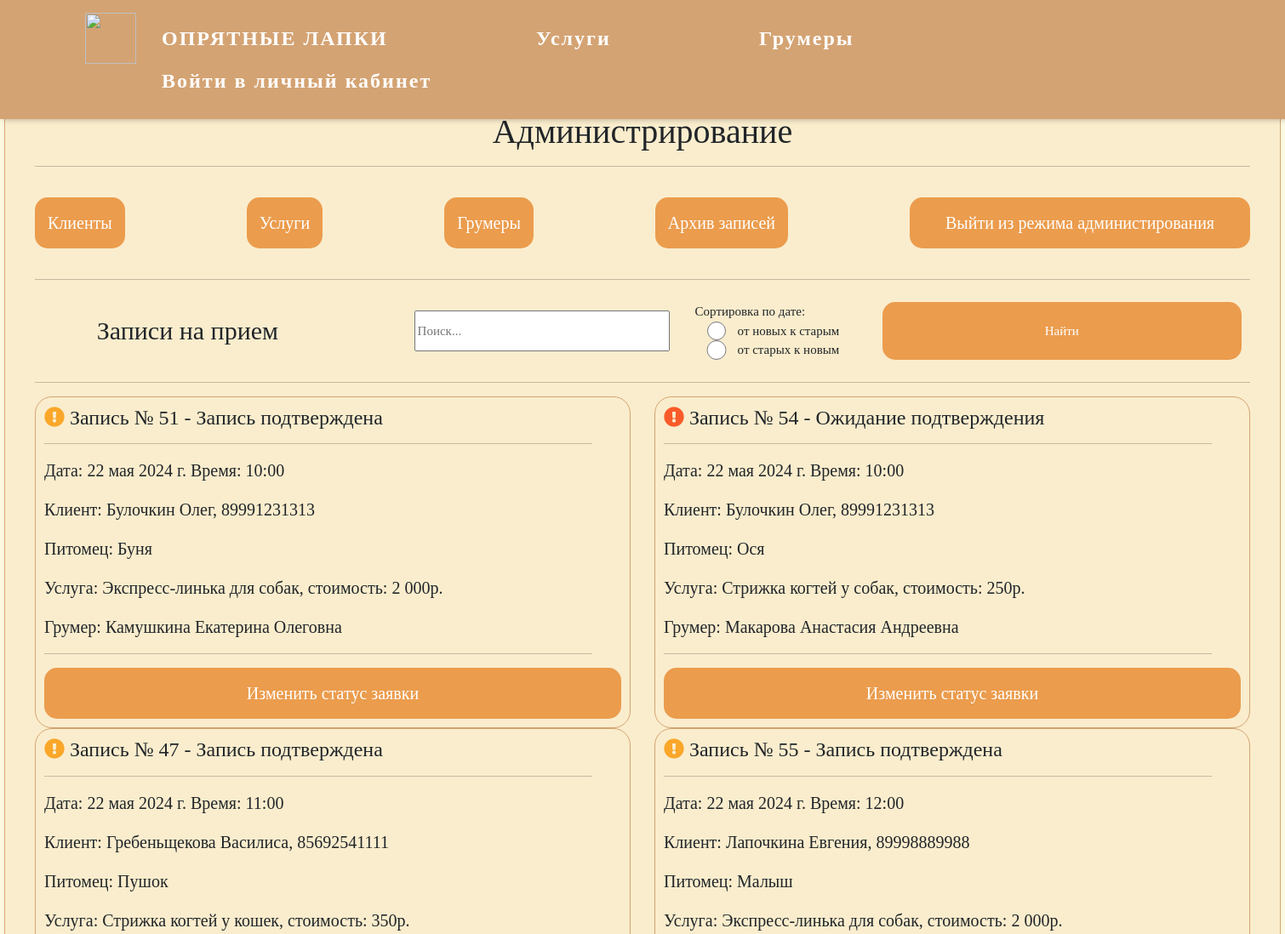
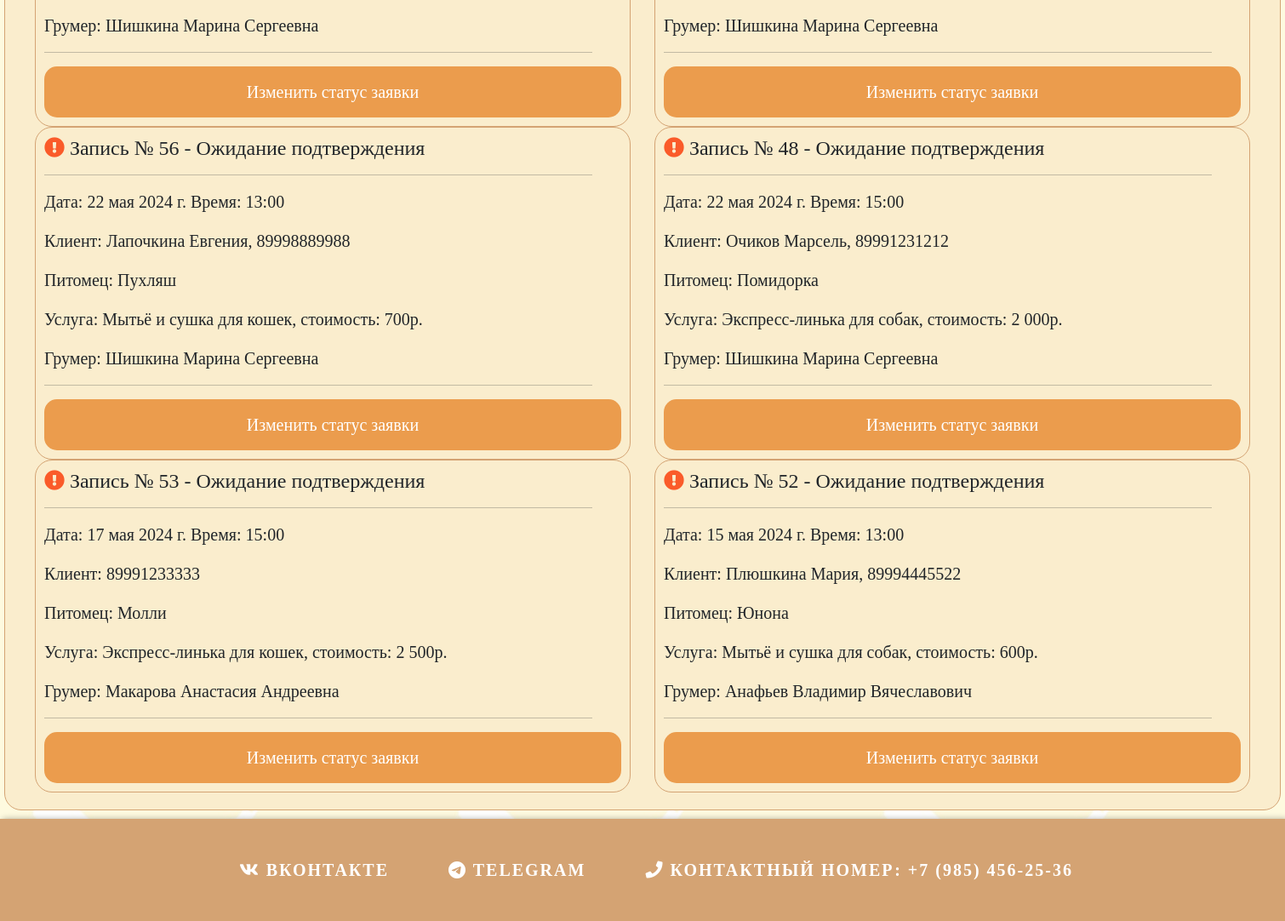
Page /administration on the committed database (2 pictures, top to bottom).
### Salon/models.py (models this page shows, shortened)
class Record(models.Model):
    pet_user = models.ForeignKey(PetAndUser, default="1", on_delete=models.CASCADE)
    master = models.ForeignKey(Employee, default="1", on_delete=models.CASCADE)
    time = models.CharField(max_length=50, choices=CHOISE_TIME)
    date = models.DateField()
    service = models.ForeignKey(Service, default="1", on_delete=models.CASCADE)
    status = models.CharField(max_length=50, choices=STATUS_CHOISE)
    class Meta:
        verbose_name = "Запись"
        verbose_name_plural = "Записи"

class PetAndUser(models.Model):
    pet = models.ForeignKey(Pet, default="1", related_name="pet", on_delete=models.CASCADE)
    user = models.ForeignKey(CustomUser, default="1", related_name="user", on_delete=models.CASCADE)
    class Meta:
        verbose_name = "Клиент и питомец"
        verbose_name_plural = "Клиенты и питомцы"

class Pet(models.Model):
    name = models.CharField(max_length=50)
    race = models.ForeignKey(Race, on_delete=models.CASCADE)
    age = models.PositiveIntegerField()
    type = models.ForeignKey(TypeAnimal, on_delete=models.CASCADE)
    photo = models.ImageField(default="", blank=True, upload_to="pets")
    class Meta:
        verbose_name = "Питомец"
        verbose_name_plural = "Питомцы"

class Service(models.Model):
    name = models.CharField(max_length=100)
    price = models.PositiveIntegerField()
    description = models.TextField(max_length=1000)
    type = models.ForeignKey(TypeAnimal, on_delete=models.CASCADE)
    class Meta:
        verbose_name = "Услуга"
        verbose_name_plural = "Услуги"

class Employee(models.Model):
    fam = models.CharField(max_length=50)
    name = models.CharField(max_length=50)
    otch = models.CharField(max_length=50)
    exp = models.CharField(max_length=50)
    photo = models.ImageField(default="", blank=True, upload_to="groomers")
    about = models.TextField(default="", blank=True, max_length=1000)
    class Meta:
        verbose_name = "Грумер"
        verbose_name_plural = "Грумеры"

### Users/models.py (models this page shows, shortened)
class CustomUser(AbstractUser):
    surname = models.CharField(max_length=100, verbose_name="Фамилия")
    name = models.CharField(max_length=100, verbose_name="Имя")
    phone_number = models.CharField(max_length=100, verbose_name="Номер телефона", unique=True)
    USERNAME_FIELD = 'phone_number'
    REQUIRED_FIELDS = ['username']

### Salon/views.py (the view, shortened to what this page needs)
# urls.py: path('administration', views.administration, name="administration"),
def administration(request):
    records = Record.objects.all().exclude(status=3).order_by("-date", "time")
    query = request.GET.get('search')
    date = request.GET.get('date')
    return render(request, 'Salon/Administration.html', {'records': records})

### Salon/templates/Salon/Administration.html (shortened to what this page needs)
{% extends 'Salon/Layout.html' %}
{% load static %}
{% load humanize %}
{% block content %}
<div class="profile-main">
    <h1 style="text-align:center;">Администрирование</h1>
    <hr color="#de8b37" size="1px" width="100%"/>
        <div class="admin-btn">
            <a href="{% url 'admin_clients' %}"><button class="btn-reg_log">Клиенты</button></a>
            <a href="{% url 'admin_services' %}"><button class="btn-reg_log">Услуги</button></a>
            <a href="{% url 'admin_groomers' %}"><button class="btn-reg_log">Грумеры</button></a>
            <a href="{% url 'archive_admin' %}"><button class="btn-reg_log">Архив записей</button></a>
            <form action="{% url 'logout' %}" method="post">
            <button type="submit" class="btn-reg_log" style="margin:20px 0 0 0; width:400px;">Выйти из режима администирования</button>
            </form>
        </div>
    <hr color="#de8b37" size="1px" width="100%"/>
    <div class="head-adm">
        <div class="search-rec-adm">
            <form action="{% url 'administration' %}" method="get" class="search-rec-adm-input">
                <h1 class="name-service-part" style="width: 300px; font-size:30px; margin:auto;">Записи на прием</h1>
                <input name="search" type="text" placeholder="Поиск..." style="width: 300px; margin:10px">
                <div style="width: 200px; margin: auto 20;">
                    Сортировка по дате:
                        <label class="radio-btn" for="inc"><input id="inc" value="increasing" name="date" type="radio" style="width: 50px" placeholder="yyyy-mm-dd (DOB)" >от новых к старым</label>
                        <label class="radio-btn" for="dec"><input id="dec" value="decreasing" name="date" type="radio" style="width: 50px" placeholder="yyyy-mm-dd (DOB)"> от старых к новым </label>
                </div>
                <button type="submit" >Найти</button>
            </form>
        </div>
    </div>
            <hr color="#de8b37" size="1px" width="100%"/>
    <div class="profile-inner">
                 {% if records %}
                {% for rec in records %}
                <div class="record" style="margin: 0; padding: 10 10 10 10;">
                    {% if rec.status == "1" %}
                    <h4><i class='fa fa-exclamation-circle' style='color:#fa5b2a'></i> Запись № {{ rec.id }}  -  Ожидание подтверждения</h4>
                    {% elif rec.status == "2" %}
                    <h4><i class='fa fa-exclamation-circle' style='color:#faa72a'></i> Запись № {{ rec.id }}  -  Запись подтверждена</h4>
                    {% elif rec.status == "3" %}
                    <h4><i class='bi bi-check-circle-fill' style='color:#16f296'></i> Запись № {{ rec.id }}  -  Выполнена</h4>
                    {% endif %}
                    <hr color="#de8b37" size="1px" width="95%"/>
                    <p>Дата: {{ rec.date }}  Время: {{ rec.time }}</p>
                    <p>Клиент: {% if rec.pet_user.user.surname %}{{ rec.pet_user.user.surname }} {{ rec.pet_user.user.name }}, {{ rec.pet_user.user.phone_number }}{% else %} {{ rec.pet_user.user.phone_number }}{% endif %}</p>
                    <p>Питомец: {{ rec.pet_user.pet.name }}</p>
                    <p>Услуга: {{ rec.service.name }}, стоимость: {{ rec.service.price|intcomma }}р.</p>
                    <p>Грумер: {{ rec.master.fam }} {{rec.master.name}} {{rec.master.otch}}</p>
                    <hr color="#de8b37" size="1px" width="95%"/>
                    {% if not rec.status == "3" %}
                    <a href="{% url 'admin_status' rec.id %}"><button class="btn-reg_log" style="margin:0">Изменить статус заявки</button></a>
                    {% endif %}
                </div>
                {% endfor %}
                {% endif %}
    </div>
</div>
{% endblock %}

### Salon/templates/Salon/Layout.html (shortened to what this page needs)
{% load static %}
<html lang="en">
<head>
    <link rel="stylesheet" href="https://cdn.jsdelivr.net/npm/bootstrap@5.2.3/dist/css/bootstrap.min.css">
    <link rel="stylesheet" href="{% static 'Salon/css/main.css' %}">
    <link rel="stylesheet" href="{% static 'Salon/css/lk.css' %}">
    <link rel="stylesheet" href="{% static 'Salon/css/groomer.css' %}">
    <link rel="stylesheet" href="{% static 'Salon/css/client-pets.css' %}">
    <link rel="stylesheet" href="{% static 'Salon/css/footer.css' %}">
    <link href="https://use.fontawesome.com/releases/v5.8.2/css/all.css" rel="stylesheet">
    <link rel="stylesheet" href="https://cdn.jsdelivr.net/npm/bootstrap-icons@1.11.1/font/bootstrap-icons.css">
</head>
<body style="background-image: url('{% static 'Salon/img/Fon2.jpg' %}');">
<header>
    {% include 'Salon/Header.html' %}
</header>
<main class="layout-main">
    <div class="message">
</div>
  {% block content %}
    {% endblock %}
</main>
<footer>
    {% include 'Salon/Bottom.html' %}
</footer>
</body>
</html>

### Salon/templates/Salon/Header.html
{% load static %}
<nav class="top-menu">
    <div class="header_inner_logo">
        <img src="{% static 'Salon/img/logo.png' %}" height="60" width="60">
    </div>
         <ul class="menu-main">
             <li><a href="{% url 'home' %}" style="text-transform: uppercase;">Опрятные лапки<img src="{% static 'Salon/img/Paw2.0.png'%}" height="40" ></a></li>
             <li><a href="{% url 'services' %}">Услуги<img src="{% static 'Salon/img/Paw2.0.png'%}" height="40" ></a></li>
             <li><a href="{% url 'groomers' %}">Грумеры<img src="{% static 'Salon/img/Paw2.0.png'%}" height="40" ></a></li>
                    {% if user.is_authenticated %}
                        {% if user.is_superuser %}
                            <li><a href="{% url 'lk' %}">Администрирование<img src="{% static 'Salon/img/Paw2.0.png'%}" height="40" ></a></li>
                        {% else %}
                            <li><a href="{% url 'lk' %}">Личный кабинет<img src="{% static 'Salon/img/Paw2.0.png'%}" height="40" ></a></li>
                        {% endif %}
                        {% else %}
                            <li><a href="{% url 'login' %}">Войти в личный кабинет<img src="{% static 'Salon/img/Paw2.0.png'%}" height="40" ></a></li>
                    {%endif %}
         </ul>
</nav>
<div class="nav-block"></div>

### Salon/templates/Salon/Bottom.html
{% load static %}
	<div class="footer__redes">
		<ul class="footer__redes-wrapper">
			<li>
				<a href="{% url 'home' %}" class="underline-one" style="text-decorations:none; color:white;">
					<i class="fab fa-vk"></i>
					вконтакте
				</a>
			</li>
			<li>
				<a href="{% url 'home' %}" class="underline-one" style="text-decorations:none; color:white;">
					<i class="bi bi-telegram"></i>
					telegram
				</a>
			</li>
			<li>
				<a href="{% url 'home' %}" class="underline-one" style="text-decorations:none; color:white;">
					<i class='fa fa-phone'></i>
					Контактный номер: +7 (985) 456-25-36
				</a>
			</li>
		</ul>
	</div>

### Salon/static/Salon/css/main.css (style rules this page uses)
.nav-block { padding: 50px; width:100%; }
.header_inner_logo img { position:absolute; align-items: center; margin: -5 0 0 80px; }
body { background-color: #FEFAE0; padding:0px; margin:0px; min-height: 100%; display: grid; grid-template-rows: auto 1fr auto; }
.name-service-part { font-size: 50px; font-family: cursive; }
.top-menu { background: #D4A373; position: fixed; box-shadow: 3px 0 7px rgba(0,0,0,.3); padding: 20px; width:100%; z-index: 999; }
.top-menu:after { content: ""; display: table; clear: both; }
.menu-main { list-style: none; margin: 0; padding: 0; }
.menu-main li { display: inline-block; }
.menu-main a { text-decoration: none; display: block; position: relative; line-height: 50px; padding-left: 170px; padding-right: 0px; font-size: 24px; letter-spacing: 2px; font-family: cursive; font-weight: bold; color: white; }
body { font-size: 16px; font-family: cursive; text-align: center; background-color: $baby-blue; }

### Salon/static/Salon/css/lk.css (style rules this page uses)
body { background-color: #FEFAE0; padding:0px; margin:0px; }
.radio-btn { justify-content: left; display: flex; flex-direction: row; flex-wrap: wrap; }
.search-rec-adm { width:100%; padding: 10px; margin: auto; font-family: cursive; font-size: 15px; }
.search-rec-adm-input { margin:0; justify-content: space-between; display: flex; flex-direction: row; flex-wrap: wrap; }
.search-rec-adm input { display:block; width: 300px; }
.search-rec-adm button { background:#eb9c4d; color:white; border: none; border-radius: 15px; padding: 10px; font-family: cursive; font-size: 15px; width:30%; }
.admin-btn { justify-content: space-between; display: flex; flex-direction: row; flex-wrap: wrap; }
.message { height:10px; margin: 0 0 0 45%; font-family: cursive; font-size: 20px; }
.profile-main { padding: 20px 35px; background-color: #FAEDCD; border-radius: 20px; border: 1px solid #D4A373; margin: 2% auto; width: 1500px; font-family: cursive; margin: auto; }
.profile-inner { justify-content: space-between; display: flex; flex-direction: row; flex-wrap: wrap; }
.record { background-color: #FAEDCD; border-radius: 20px; border: 1px solid #D4A373; font-size: 20px; padding: 10 0 10 35px;; margin: 1% 0 0 1%; width: 700px; font-family: cursive; }
.btn-reg_log { background:#eb9c4d; color:#e4c1c7; border: none; border-radius: 15px; padding: 15px; font-family: cursive; margin: 20px 0; font-size: 20px; width:100%; }
.btn-reg_log { color: white; }

### Salon/static/Salon/css/footer.css (style rules this page uses)
.footer__redes { background: #D4A373; box-shadow: 3px 0 7px rgba(0,0,0,.3); padding:10px; margin: 10px 0 0 0; }
.footer__redes-wrapper { display: flex; justify-content: center; gap: 40px; flex-wrap: wrap; max-width: 100%; margin: 35px auto; }
.footer__redes-wrapper li { transition: all ease 0.3s; display: inline-block; }
.underline-one { list-style: none; color: white; position: relative; text-transform: uppercase; font-family: cursive; font-size: 20px; text-decoration: none; font-weight: bold; letter-spacing: 2px; margin: 15px; cursor: pointer; }
.underline-one:after { content: ""; display: block; position: absolute; right: 0; bottom: -5px; width: 0; height: 2px; background-color: white; transition: width 0.6s; }

### rows in the picture
Record: id "51", date "22 мая 2024 г.", time "10:00", pet_user.user.surname "Булочкин", pet_user.user.name "Олег", pet_user.user.phone_number "89991231313", pet_user.pet.name "Буня", service.name "Экспресс-линька для собак", service.price "2 000", master.fam "Камушкина", master.name "Екатерина", master.otch "Олеговна", status "Изменить статус заявки"
Record: id "54", date "22 мая 2024 г.", time "10:00", pet_user.user.surname "Булочкин", pet_user.user.name "Олег", pet_user.user.phone_number "89991231313", pet_user.pet.name "Ося", service.name "Стрижка когтей у собак", service.price "250", master.fam "Макарова", master.name "Анастасия", master.otch "Андреевна", status "Изменить статус заявки"
Record: id "47", date "22 мая 2024 г.", time "11:00", pet_user.user.surname "Гребеньщекова", pet_user.user.name "Василиса", pet_user.user.phone_number "85692541111", pet_user.pet.name "Пушок", service.name "Стрижка когтей у кошек", service.price "350", master.fam "Шишкина", master.name "Марина", master.otch "Сергеевна", status "Изменить статус заявки"
Record: id "55", date "22 мая 2024 г.", time "12:00", pet_user.user.surname "Лапочкина", pet_user.user.name "Евгения", pet_user.user.phone_number "89998889988", pet_user.pet.name "Малыш", service.name "Экспресс-линька для собак", service.price "2 000", master.fam "Шишкина", master.name "Марина", master.otch "Сергеевна", status "Изменить статус заявки"
Record: id "56", date "22 мая 2024 г.", time "13:00", pet_user.user.surname "Лапочкина", pet_user.user.name "Евгения", pet_user.user.phone_number "89998889988", pet_user.pet.name "Пухляш", service.name "Мытьё и сушка для кошек", service.price "700", master.fam "Шишкина", master.name "Марина", master.otch "Сергеевна", status "Изменить статус заявки"
Record: id "48", date "22 мая 2024 г.", time "15:00", pet_user.user.surname "Очиков", pet_user.user.name "Марсель", pet_user.user.phone_number "89991231212", pet_user.pet.name "Помидорка", service.name "Экспресс-линька для собак", service.price "2 000", master.fam "Шишкина", master.name "Марина", master.otch "Сергеевна", status "Изменить статус заявки"
Record: id "53", date "17 мая 2024 г.", time "15:00", pet_user.user.phone_number "89991233333", pet_user.pet.name "Молли", service.name "Экспресс-линька для кошек", service.price "2 500", master.fam "Макарова", master.name "Анастасия", master.otch "Андреевна", status "Изменить статус заявки"
Record: id "52", date "15 мая 2024 г.", time "13:00", pet_user.user.surname "Плюшкина", pet_user.user.name "Мария", pet_user.user.phone_number "89994445522", pet_user.pet.name "Юнона", service.name "Мытьё и сушка для собак", service.price "600", master.fam "Анафьев", master.name "Владимир", master.otch "Вячеславович", status "Изменить статус заявки"
